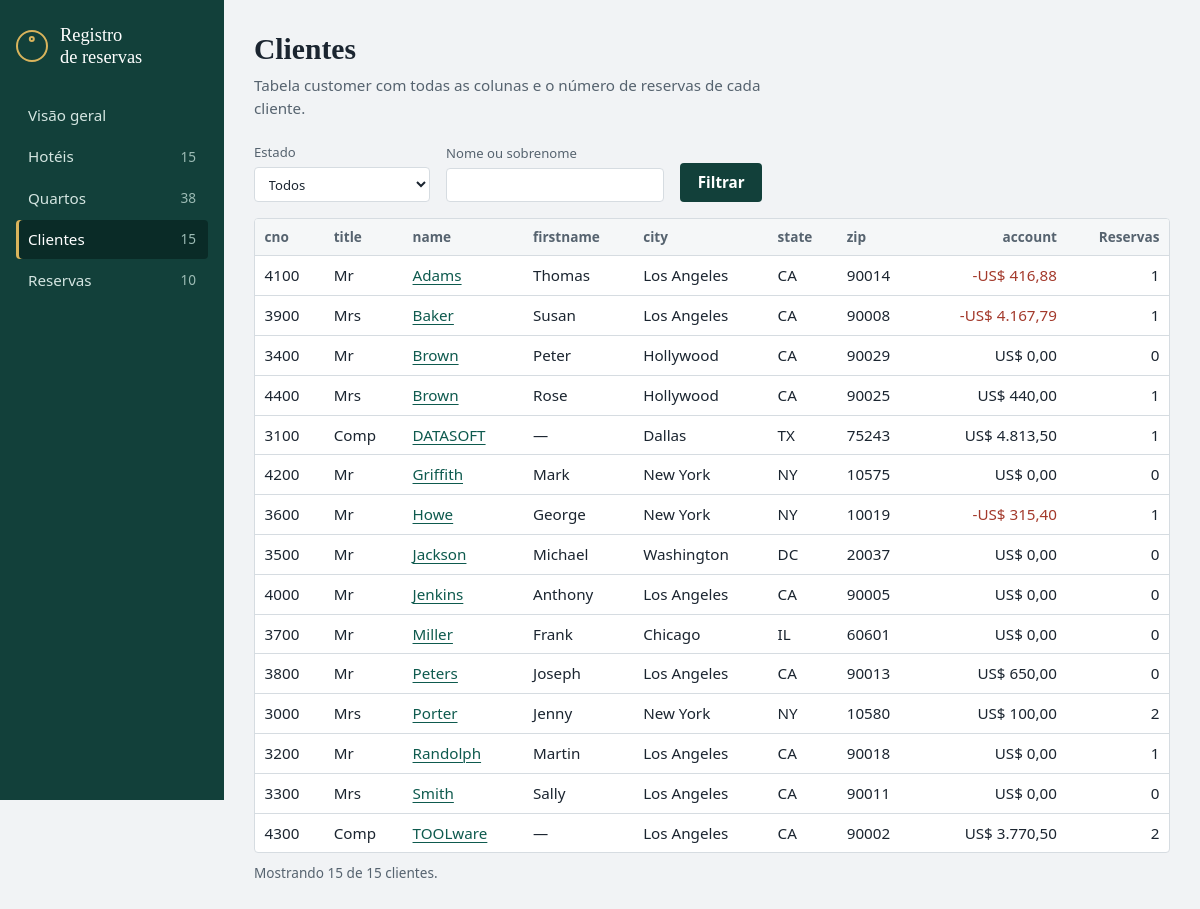
Screenshot of /clientes with the database file from the repository.
### tables this page shows
CREATE TABLE customer (
    cno       INTEGER PRIMARY KEY,
    title     TEXT,
    name      TEXT NOT NULL,
    firstname TEXT,                       -- vazio para empresas (title = 'Comp')
    city      TEXT,
    state     TEXT,
    zip       TEXT,
    account   REAL NOT NULL DEFAULT 0
);

### app.py (the view)
@app.route("/clientes")
def listar_clientes():
    filtro = {
        "estado": request.args.get("estado", "").strip(),
        "q": request.args.get("q", "").strip(),
    }
    clientes = consultar(
        """
        SELECT c.cno, c.title, c.name, c.firstname, c.city, c.state, c.zip, c.account,
               (SELECT COUNT(*) FROM reservation r WHERE r.cno = c.cno) AS reservas
        FROM customer c
        WHERE (:estado = '' OR c.state = :estado)
          AND (:q = '' OR c.name LIKE '%' || :q || '%' OR c.firstname LIKE '%' || :q || '%')
        ORDER BY c.name
        """,
        filtro,
    )
    estados = consultar("SELECT DISTINCT state FROM customer ORDER BY state")
    return render_template("clientes.html", clientes=clientes, estados=estados,
                           filtro=filtro, total=contar("customer"))

### app.py (called while the page is built)
def get_db():
    if "db" not in g:
        g.db = sqlite3.connect(DB_PATH)
        g.db.row_factory = sqlite3.Row  # acesso as colunas pelo nome
    return g.db

@app.teardown_appcontext
def fechar_db(_erro=None):
    db = g.pop("db", None)
    if db is not None:
        db.close()

def consultar(sql, params=(), um=False):
    cursor = get_db().execute(sql, params)
    return cursor.fetchone() if um else cursor.fetchall()

def contar(tabela):
    return consultar(f"SELECT COUNT(*) AS n FROM {tabela}", um=True)["n"]

@app.template_filter("dinheiro")
def dinheiro(valor):
    if valor is None:
        return "—"
    texto = f"{abs(valor):,.2f}".replace(",", "X").replace(".", ",").replace("X", ".")
    return f"{'-' if valor < 0 else ''}{MOEDA} {texto}"

@app.context_processor
def injetar_menu():
    return {
        "tabelas": [
            {"endpoint": ep, "secao": secao, "rotulo": rotulo, "tabela": tabela,
             "total": contar(tabela)}
            for ep, secao, rotulo, tabela in TABELAS
        ]
    }

### templates/clientes.html (shortened to what this page needs)
{% extends "base.html" %}
{% set secao = "clientes" %}
{% block conteudo %}
<header class="cabecalho">
    <h1>Clientes</h1>
    <p class="sub">Tabela customer com todas as colunas e o número de reservas de cada cliente.</p>
</header>
<form class="filtros" method="get" action="{{ url_for('listar_clientes') }}">
    <label>Estado
        <select name="estado">
            <option value="">Todos</option>
        </select>
    </label>
    <label>Nome ou sobrenome
        <input type="search" name="q" value="{{ filtro.q }}">
    </label>
    <button type="submit">Filtrar</button>
</form>
{% if clientes %}
<div class="tabela-rolavel">
    <table>
        <thead>
            <tr>
                <th title="Chave primária">cno</th>
                <th>title</th>
                <th>name</th>
                <th>firstname</th>
                <th>city</th>
                <th>state</th>
                <th>zip</th>
                <th class="num">account</th>
                <th class="num">Reservas</th>
            </tr>
        </thead>
        <tbody>
            {% for c in clientes %}
            <tr>
                <td>{{ c.cno }}</td>
                <td>{{ c.title }}</td>
                <td><a href="{{ url_for('detalhe_cliente', cno=c.cno) }}">{{ c.name }}</a></td>
                <td>{{ c.firstname or '—' }}</td>
                <td>{{ c.city }}</td>
                <td>{{ c.state }}</td>
                <td>{{ c.zip }}</td>
                <td class="num{% if c.account < 0 %} negativo{% endif %}">{{ c.account|dinheiro }}</td>
                <td class="num">{{ c.reservas }}</td>
            </tr>
            {% endfor %}
        </tbody>
    </table>
</div>
<p class="rodape-tabela">Mostrando {{ clientes|length }} de {{ total }} clientes.</p>
{% else %}
<p class="vazio">Nenhum cliente encontrado com esses filtros. <a href="{{ url_for('listar_clientes') }}">Limpar filtros</a></p>
{% endif %}
{% endblock %}

### static/style.css (style rules this page uses)
:root { color-scheme: light dark; --papel: #f1f3f5; --superficie: #ffffff; --realce: #f5f7f8; --tinta: #1b2530; --suave: #56636f; --linha: #d6dce1; --lateral: #12403a; --lateral-ativo: #0a2b27; --lateral-texto: #d4e5e1; --lateral-suave: #9dbcb5; --acao: #12403a; --acao-texto: #ffffff; --link: #0e5a4e; --latao: #8a6212; --latao-claro: #d9b45c; --perigo: #a3392b; --single: #2f66a3; --double: #1f7f70; --suite: #84449a; --raio: 4px; --fonte: "Segoe UI", system-ui, -apple-system, Roboto, "Helvetica Neue", Arial, sans-serif; --fonte-titulo: "Iowan Old Style", "Palatino Linotype", Palatino, "Book Antiqua", Georgia, serif; }
*, *::before, *::after { box-sizing: border-box; }
body { margin: 0; background: var(--papel); color: var(--tinta); font-family: var(--fonte); font-size: 0.95rem; line-height: 1.5; }
h1, h2 { margin: 0; font-family: var(--fonte-titulo); font-weight: 600; line-height: 1.2; }
h1 { font-size: 1.85rem; }
a { color: var(--link); text-decoration-thickness: 1px; text-underline-offset: 0.18em; }
.cabecalho { margin-bottom: 1.5rem; }
.sub { margin: 0.4rem 0 0; max-width: 62ch; color: var(--suave); }
.filtros { display: flex; flex-wrap: wrap; align-items: end; gap: 0.75rem 1rem; margin-bottom: 1rem; }
.filtros label { display: flex; flex-direction: column; gap: 0.25rem; color: var(--suave); font-size: 0.82rem; }
.filtros select, .filtros input { min-width: 11rem; padding: 0.4rem 0.6rem; border: 1px solid var(--linha); border-radius: var(--raio); background: var(--superficie); color: var(--tinta); font: inherit; }
.filtros button { padding: 0.5rem 1.1rem; border: 0; border-radius: var(--raio); background: var(--acao); color: var(--acao-texto); font: inherit; font-weight: 600; cursor: pointer; transition: filter 0.12s; }
.tabela-rolavel { overflow-x: auto; border: 1px solid var(--linha); border-radius: var(--raio); background: var(--superficie); }
table { width: 100%; border-collapse: collapse; }
th, td { padding: 0.5rem 0.6rem; border-bottom: 1px solid var(--linha); text-align: left; white-space: nowrap; font-variant-numeric: tabular-nums; }
th { background: var(--realce); color: var(--suave); font-size: 0.85rem; font-weight: 600; }
tbody tr:last-child td { border-bottom: 0; }
th.num, td.num { text-align: right; }
.negativo { color: var(--perigo); }
.rodape-tabela { margin: 0.6rem 0 0; color: var(--suave); font-size: 0.85rem; }

### rows the page displays
customer: cno "4100", title "Mr", name "Adams", firstname "Thomas", city "Los Angeles", state "CA", zip "90014", account|dinheiro "-US$ 416,88", reservas "1"
customer: cno "3900", title "Mrs", name "Baker", firstname "Susan", city "Los Angeles", state "CA", zip "90008", account|dinheiro "-US$ 4.167,79", reservas "1"
customer: cno "3400", title "Mr", name "Brown", firstname "Peter", city "Hollywood", state "CA", zip "90029", account|dinheiro "US$ 0,00", reservas "0"
customer: cno "4400", title "Mrs", name "Brown", firstname "Rose", city "Hollywood", state "CA", zip "90025", account|dinheiro "US$ 440,00", reservas "1"
customer: cno "3100", title "Comp", name "DATASOFT", firstname "—", city "Dallas", state "TX", zip "75243", account|dinheiro "US$ 4.813,50", reservas "1"
customer: cno "4200", title "Mr", name "Griffith", firstname "Mark", city "New York", state "NY", zip "10575", account|dinheiro "US$ 0,00", reservas "0"
customer: cno "3600", title "Mr", name "Howe", firstname "George", city "New York", state "NY", zip "10019", account|dinheiro "-US$ 315,40", reservas "1"
customer: cno "3500", title "Mr", name "Jackson", firstname "Michael", city "Washington", state "DC", zip "20037", account|dinheiro "US$ 0,00", reservas "0"
customer: cno "4000", title "Mr", name "Jenkins", firstname "Anthony", city "Los Angeles", state "CA", zip "90005", account|dinheiro "US$ 0,00", reservas "0"
customer: cno "3700", title "Mr", name "Miller", firstname "Frank", city "Chicago", state "IL", zip "60601", account|dinheiro "US$ 0,00", reservas "0"
customer: cno "3800", title "Mr", name "Peters", firstname "Joseph", city "Los Angeles", state "CA", zip "90013", account|dinheiro "US$ 650,00", reservas "0"
customer: cno "3000", title "Mrs", name "Porter", firstname "Jenny", city "New York", state "NY", zip "10580", account|dinheiro "US$ 100,00", reservas "2"
customer: cno "3200", title "Mr", name "Randolph", firstname "Martin", city "Los Angeles", state "CA", zip "90018", account|dinheiro "US$ 0,00", reservas "1"
customer: cno "3300", title "Mrs", name "Smith", firstname "Sally", city "Los Angeles", state "CA", zip "90011", account|dinheiro "US$ 0,00", reservas "0"
customer: cno "4300", title "Comp", name "TOOLware", firstname "—", city "Los Angeles", state "CA", zip "90002", account|dinheiro "US$ 3.770,50", reservas "2"

### other values shown
{{ t.rotulo }} "Hotéis" "Quartos" "Clientes" "Reservas"
{{ t.total }} "15" "38" "15" "10"
{{ clientes|length }} "15"
{{ total }} "15"
